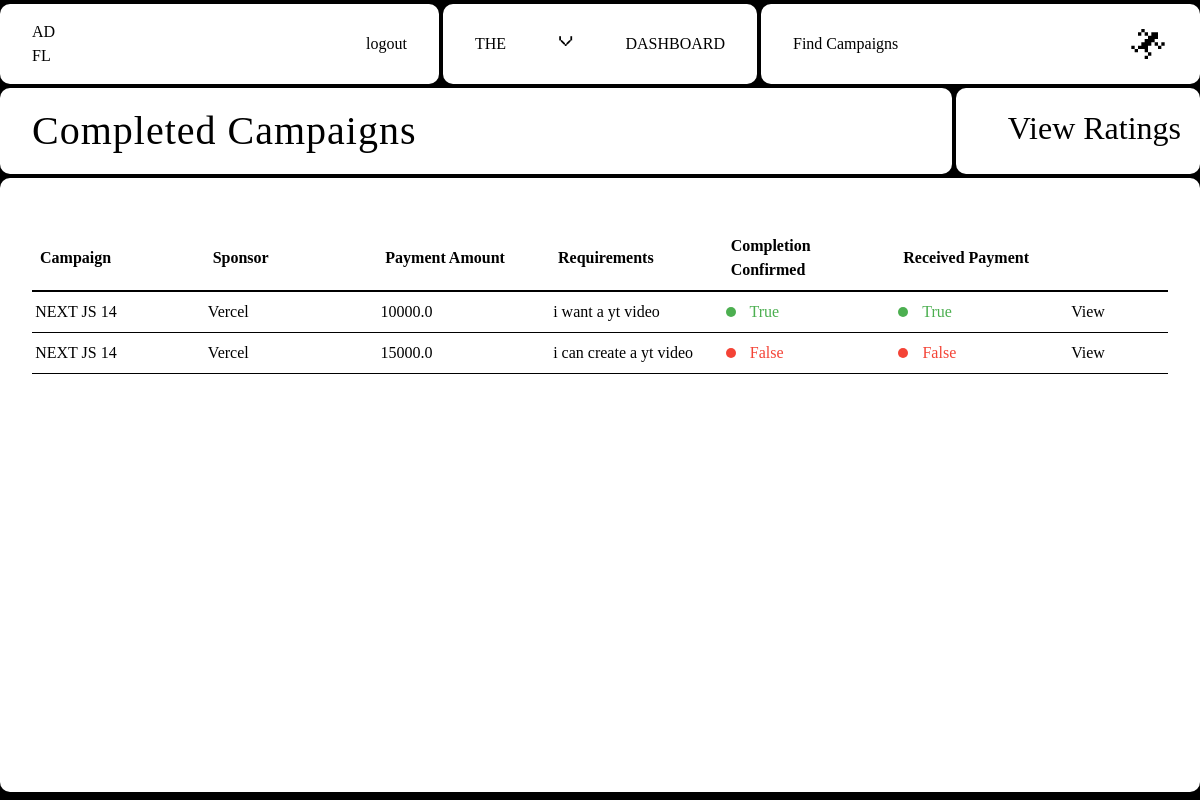
Before: /influencer/view_completed_requests (signed in) with the older database file.
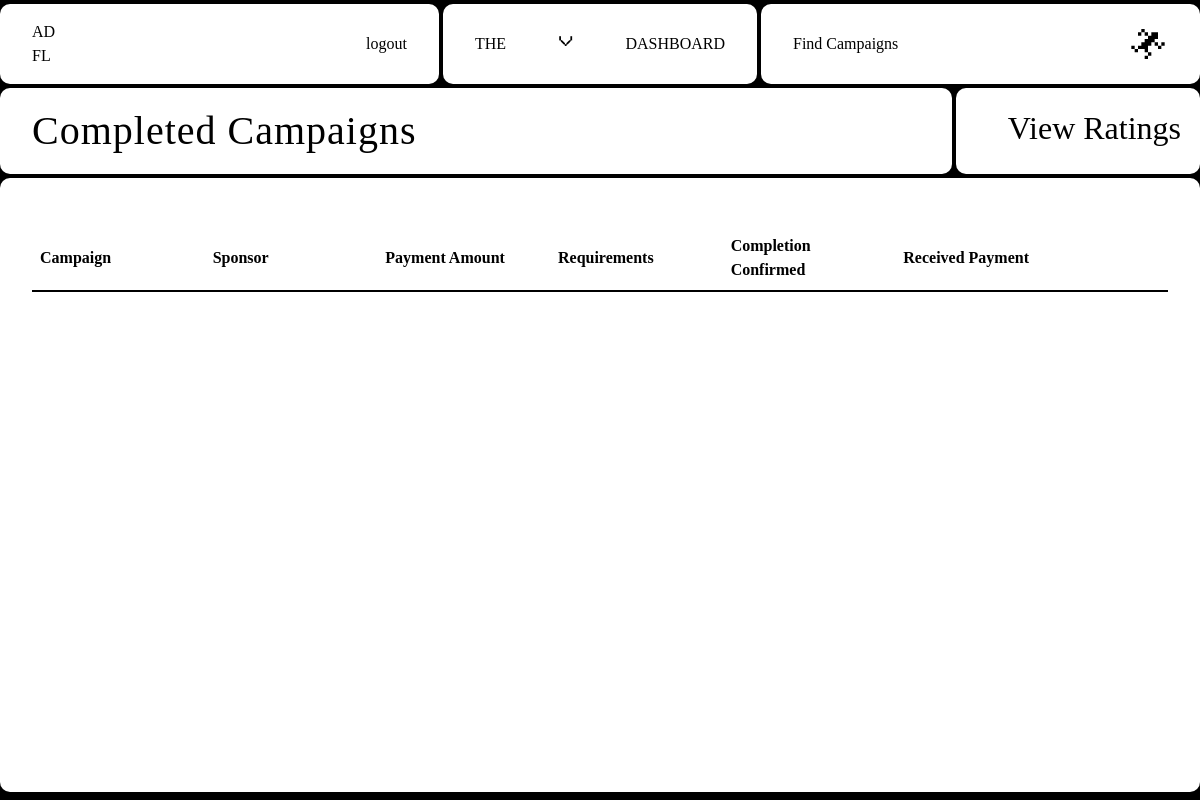
After: the same page with the newer database file.
### Adfluence/models.py (models this page shows)
class Campaign(db.Model):
    __tablename__ = "campaign"
    id = db.Column(db.Integer, primary_key=True)
    name = db.Column(db.String(140), nullable=False)
    description = db.Column(db.Text, nullable=False)
    start_date = db.Column(db.Date, nullable=False)
    end_date = db.Column(db.Date, nullable=False)
    budget = db.Column(db.Integer, nullable=False)
    visibility = db.Column(db.String(10), nullable=False)  # 'public' or 'private'
    goals = db.Column(db.Text, nullable=False)
    niche = db.Column(db.String(100), nullable=False)
    status = db.Column(db.String(100), nullable=False, default="Incomplete")
    flagged = db.Column(db.Boolean, default=False)
    user_id = db.Column(db.Integer, db.ForeignKey("user.id"), nullable=False)
    ad_requests = db.relationship(
        "AdRequest", backref="campaign", cascade="all, delete-orphan"
    )
    campaign_requests = db.relationship(
        "campaignRequest", backref="campaign", cascade="all, delete-orphan"
    )

class User(db.Model, UserMixin):
    id = db.Column(db.Integer, primary_key=True)
    email = db.Column(db.String(150), unique=True)
    password = db.Column(db.String(150))
    name = db.Column(db.String(150))
    role = db.Column(db.String(20), nullable=True)
    niche = db.Column(db.String(100), nullable=True)
    flagged = db.Column(db.Boolean, default=False)
    influencers = relationship("Influencer", backref="user", lazy=True)
    campaigns = relationship("Campaign", backref="user", cascade="all, delete-orphan")
    transactions = relationship(
        "Transaction", backref="user", cascade="all,delete-orphan"
    )
    ratings = relationship("Rating", backref="user", cascade="all, delete-orphan")

class AdRequest(db.Model):
    id = db.Column(db.Integer, primary_key=True)
    campaign_id = db.Column(db.Integer, db.ForeignKey("campaign.id"), nullable=False)
    influencer_id = db.Column(db.Integer, db.ForeignKey("influencer.id"))
    messages = db.Column(db.Text)
    requirements = db.Column(db.Text, nullable=False)
    payment_amount = db.Column(db.Float, nullable=False)
    status = db.Column(db.String(20), nullable=False, default="Pending")
    completed = db.Column(db.Boolean, default=False)
    completion_confirmed = db.Column(db.Boolean, default=False)
    payment_done = db.Column(db.Boolean, default=False)
    rating_done = db.Column(db.Boolean, default=False)

class campaignRequest(db.Model):
    id = db.Column(db.Integer, primary_key=True)
    campaign_id = db.Column(db.Integer, db.ForeignKey("campaign.id"), nullable=False)
    influencer_id = db.Column(db.Integer, db.ForeignKey("influencer.id"))
    messages = db.Column(db.Text)
    requirements = db.Column(db.Text, nullable=False)
    payment_amount = db.Column(db.Float, nullable=False)
    status = db.Column(db.String(20), nullable=False, default="Pending")
    completed = db.Column(db.Boolean, default=False)
    completion_confirmed = db.Column(db.Boolean, default=False)
    payment_done = db.Column(db.Boolean, default=False)
    rating_done = db.Column(db.Boolean, default=False)

### Adfluence/influencer.py (the view)
@influencer.route("/view_completed_requests", methods=["GET"])
@role_required("Influencer")
@login_required
def view_completed_requests():
    influencers = current_user.influencers
    influencer = influencers[0] if influencers else None
    ad_requests = AdRequest.query.filter_by(
        influencer_id=influencer.id, completed=True
    ).all()
    print(ad_requests)
    ad_requests_with_details = []
    for ad_request in ad_requests:
        campaign = Campaign.query.get(ad_request.campaign_id)
        user = User.query.get(campaign.user_id)
        ad_requests_with_details.append(
            {
                "request": ad_request,
                "campaign_name": campaign.name,
                "user_name": user.name,
                "request_type": "Received",
            }
        )
    campaign_requests = campaignRequest.query.filter_by(
        influencer_id=influencer.id, completed=True
    ).all()
    campaign_requests_with_details = []
    for campaign_request in campaign_requests:
        campaign = Campaign.query.get(campaign_request.campaign_id)
        user = User.query.get(campaign.user_id)
        campaign_requests_with_details.append(
            {
                "request": campaign_request,
                "campaign_name": campaign.name,
                "user_name": user.name,
                "request_type": "Sent",
            }
        )
    return render_template(
        "Influencer/view_completed_requests.html",
        user=current_user,
        influencer=influencer,
        ad_requests=ad_requests_with_details,
        campaign_requests=campaign_requests_with_details,
    )

### Adfluence/views.py (called while the page is built)
def role_required(role):
    def decorator(f):
        @wraps(f)
        def decorated_function(*args, **kwargs):
            if current_user.role != role:
                abort(403)
            return f(*args, **kwargs)
        return decorated_function
    return decorator

### Adfluence/templates/Influencer/view_completed_requests.html (shortened to what this page needs)
{% extends "base.html" %} {% block head %}
<link
  rel="stylesheet"
  href="{{ url_for('static', filename='src/influencer_css/completed_requests.css') }}"
/>
{% endblock %} {% block content %}
<div class="container">
  <nav>
    <div class="nav-1">
      <a href="{{ url_for('influencer.dashboard') }}" class="logo view">
        AD <br />
        FL
      </a>
      <a href="{{ url_for('views.logout') }}" class="view">logout</a>
    </div>
    <div class="nav-2">
      <p class="menu-button">the</p>
      <p class="x">v</p>
      <p class="menu-button">dashboard</p>
    </div>
    <div class="nav-3">
      <a href="{{ url_for('influencer.viewCampaigns') }}" class="view"
        >Find Campaigns</a
      >
      <p>
      </p>
    </div>
  </nav>
  <div class="content-wrapper">
    <div class="header-wrapper">
      <div class="header-1">
        <h1>Completed Campaigns</h1>
      </div>
      <div class="header-2">
        <div class="marquee">
          <span>
            <a href="{{ url_for('influencer.view_ratings')}}">
              View Ratings &nbsp; &nbsp; View Ratings &nbsp; View Ratings &nbsp;
              View Ratings &nbsp; View Ratings &nbsp; View Ratings &nbsp; View
              Ratings &nbsp; View Ratings &nbsp;
            </a>
          </span>
        </div>
      </div>
    </div>
    <div class="table-wrapper">
      <table class="first-table">
        <thead>
          <tr>
            <th>Campaign</th>
            <th>Sponsor</th>
            <th>Payment Amount</th>
            <th>Requirements</th>
            <th>Completion Confirmed</th>
            <th>Received Payment</th>
            <th class="link"></th>
          </tr>
        </thead>
        <tbody>
          {% for request in ad_requests + campaign_requests %} {% if
          request.request.completed == True %}
          <tr>
            <td>{{ request.campaign_name }}</td>
            <td>{{ request.user_name }}</td>
            <td>{{ request.request.payment_amount }}</td>
            <td>{{ request.request.requirements }}</td>
            <td
              class="{% if request.request.completion_confirmed == True %} status-accepted {% elif request.request.completion_confirmed == False %} status-rejected {% endif %}"
            >
              {{request.request.completion_confirmed}}
            </td>
            <td
              class="{% if request.request.payment_done == True %} status-accepted {% elif request.request.payment_done == False %} status-rejected {% endif %}"
            >
              {{ request.request.payment_done }}
            </td>
            <td>
              <a
                class="link view"
                href="{{ url_for('influencer.viewRequest', ad_request_id=request.request.id)}}"
                >View</a
              >
            </td>
            {% endif %} {% endfor %}
          </tr>
        </tbody>
      </table>
    </div>
  </div>
</div>
{% endblock %}

Changed rows visible on the page:
no longer on this page (row edited): Campaign: campaign_name "NEXT JS 14" "NEXT JS 14"
no longer on this page (row edited): User: user_name "Vercel" "Vercel"
removed AdRequest: request.payment_amount "10000.0", request.requirements "i want a yt video", request.completion_confirmed "True", request.payment_done "True"
removed campaignRequest: request.payment_amount "15000.0", request.requirements "i can create a yt video", request.completion_confirmed "False", request.payment_done "False"
Other visible differences:
list line gone: "View"
